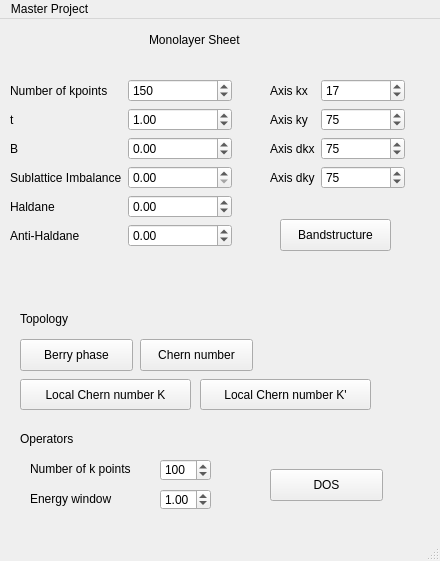
<?xml version="1.0" encoding="UTF-8"?>
<ui version="4.0">
 <class>Monolayer</class>
 <widget class="QMainWindow" name="Monolayer">
  <property name="geometry">
   <rect>
    <x>0</x>
    <y>0</y>
    <width>440</width>
    <height>561</height>
   </rect>
  </property>
  <property name="maximumSize">
   <size>
    <width>440</width>
    <height>790</height>
   </size>
  </property>
  <property name="windowTitle">
   <string>MainWindow</string>
  </property>
  <widget class="QWidget" name="Monolayer_2">
   <widget class="QWidget" name="verticalLayoutWidget">
    <property name="geometry">
     <rect>
      <x>10</x>
      <y>10</y>
      <width>231</width>
      <height>22</height>
     </rect>
    </property>
    <layout class="QHBoxLayout" name="horizontalLayout">
     <item>
      <spacer name="horizontalSpacer">
       <property name="orientation">
        <enum>Qt::Horizontal</enum>
       </property>
       <property name="sizeHint" stdset="0">
        <size>
         <width>40</width>
         <height>20</height>
        </size>
       </property>
      </spacer>
     </item>
     <item>
      <widget class="QLabel" name="label">
       <property name="text">
        <string>Monolayer Sheet</string>
       </property>
      </widget>
     </item>
    </layout>
   </widget>
   <widget class="QWidget" name="layoutWidget">
    <property name="geometry">
     <rect>
      <x>10</x>
      <y>60</y>
      <width>222</width>
      <height>231</height>
     </rect>
    </property>
    <layout class="QFormLayout" name="formLayout">
     <item row="1" column="0">
      <widget class="QLabel" name="label_12">
       <property name="text">
        <string>Number of kpoints</string>
       </property>
      </widget>
     </item>
     <item row="1" column="1">
      <widget class="QSpinBox" name="Nk">
       <property name="maximum">
        <number>300</number>
       </property>
       <property name="value">
        <number>150</number>
       </property>
      </widget>
     </item>
     <item row="2" column="0">
      <widget class="QLabel" name="label_3">
       <property name="text">
        <string>t</string>
       </property>
      </widget>
     </item>
     <item row="2" column="1">
      <widget class="QDoubleSpinBox" name="Hoppingt2">
       <property name="whatsThis">
        <string extracomment="INtra layer hopping"/>
       </property>
       <property name="locale">
        <locale language="English" country="UnitedKingdom"/>
       </property>
       <property name="decimals">
        <number>2</number>
       </property>
       <property name="minimum">
        <double>0.000000000000000</double>
       </property>
       <property name="maximum">
        <double>3.000000000000000</double>
       </property>
       <property name="singleStep">
        <double>0.010000000000000</double>
       </property>
       <property name="value">
        <double>1.000000000000000</double>
       </property>
      </widget>
     </item>
     <item row="5" column="0">
      <widget class="QLabel" name="label_5">
       <property name="text">
        <string>B</string>
       </property>
      </widget>
     </item>
     <item row="5" column="1">
      <widget class="QDoubleSpinBox" name="Magneticfield2">
       <property name="toolTipDuration">
        <number>-2</number>
       </property>
       <property name="whatsThis">
        <string extracomment="Magnetic field strength"/>
       </property>
       <property name="locale">
        <locale language="English" country="UnitedKingdom"/>
       </property>
       <property name="minimum">
        <double>-5.000000000000000</double>
       </property>
       <property name="maximum">
        <double>5.000000000000000</double>
       </property>
       <property name="singleStep">
        <double>0.010000000000000</double>
       </property>
      </widget>
     </item>
     <item row="7" column="0">
      <widget class="QLabel" name="label_7">
       <property name="text">
        <string>Sublattice Imbalance</string>
       </property>
      </widget>
     </item>
     <item row="7" column="1">
      <widget class="QDoubleSpinBox" name="OnsiteV2">
       <property name="whatsThis">
        <string extracomment="On-site potential"/>
       </property>
       <property name="locale">
        <locale language="English" country="UnitedKingdom"/>
       </property>
       <property name="maximum">
        <double>1.000000000000000</double>
       </property>
       <property name="singleStep">
        <double>0.010000000000000</double>
       </property>
      </widget>
     </item>
     <item row="8" column="0">
      <widget class="QLabel" name="label_6">
       <property name="text">
        <string>Haldane</string>
       </property>
      </widget>
     </item>
     <item row="8" column="1">
      <widget class="QDoubleSpinBox" name="Haldane">
       <property name="toolTipDuration">
        <number>-2</number>
       </property>
       <property name="whatsThis">
        <string extracomment="Magnetic field strength"/>
       </property>
       <property name="locale">
        <locale language="English" country="UnitedKingdom"/>
       </property>
       <property name="minimum">
        <double>-5.000000000000000</double>
       </property>
       <property name="maximum">
        <double>5.000000000000000</double>
       </property>
       <property name="singleStep">
        <double>0.010000000000000</double>
       </property>
      </widget>
     </item>
     <item row="9" column="1">
      <widget class="QDoubleSpinBox" name="AntiHaldane">
       <property name="toolTipDuration">
        <number>-2</number>
       </property>
       <property name="whatsThis">
        <string extracomment="Magnetic field strength"/>
       </property>
       <property name="locale">
        <locale language="English" country="UnitedKingdom"/>
       </property>
       <property name="minimum">
        <double>-5.000000000000000</double>
       </property>
       <property name="maximum">
        <double>5.000000000000000</double>
       </property>
       <property name="singleStep">
        <double>0.010000000000000</double>
       </property>
      </widget>
     </item>
     <item row="9" column="0">
      <widget class="QLabel" name="label_8">
       <property name="text">
        <string>Anti-Haldane</string>
       </property>
      </widget>
     </item>
    </layout>
   </widget>
   <widget class="QWidget" name="layoutWidget_2">
    <property name="geometry">
     <rect>
      <x>270</x>
      <y>60</y>
      <width>135</width>
      <height>128</height>
     </rect>
    </property>
    <layout class="QFormLayout" name="formLayout_3">
     <item row="0" column="0">
      <widget class="QLabel" name="label_2">
       <property name="text">
        <string>Axis kx</string>
       </property>
      </widget>
     </item>
     <item row="0" column="1">
      <widget class="QSpinBox" name="xIndex">
       <property name="maximum">
        <number>300</number>
       </property>
       <property name="value">
        <number>17</number>
       </property>
      </widget>
     </item>
     <item row="2" column="0">
      <widget class="QLabel" name="label_14">
       <property name="text">
        <string>Axis dkx</string>
       </property>
      </widget>
     </item>
     <item row="2" column="1">
      <widget class="QSpinBox" name="dxIndex">
       <property name="maximum">
        <number>300</number>
       </property>
       <property name="value">
        <number>75</number>
       </property>
      </widget>
     </item>
     <item row="3" column="1">
      <widget class="QSpinBox" name="dyIndex">
       <property name="maximum">
        <number>300</number>
       </property>
       <property name="value">
        <number>75</number>
       </property>
      </widget>
     </item>
     <item row="1" column="1">
      <widget class="QSpinBox" name="yIndex">
       <property name="maximum">
        <number>300</number>
       </property>
       <property name="value">
        <number>75</number>
       </property>
      </widget>
     </item>
     <item row="1" column="0">
      <widget class="QLabel" name="label_15">
       <property name="text">
        <string>Axis ky</string>
       </property>
      </widget>
     </item>
     <item row="3" column="0">
      <widget class="QLabel" name="label_16">
       <property name="text">
        <string>Axis dky</string>
       </property>
      </widget>
     </item>
    </layout>
   </widget>
   <widget class="QPushButton" name="PlotSummary">
    <property name="geometry">
     <rect>
      <x>280</x>
      <y>200</y>
      <width>111</width>
      <height>32</height>
     </rect>
    </property>
    <property name="text">
     <string>Bandstructure</string>
    </property>
   </widget>
   <widget class="QLabel" name="label_9">
    <property name="geometry">
     <rect>
      <x>20</x>
      <y>290</y>
      <width>61</width>
      <height>20</height>
     </rect>
    </property>
    <property name="text">
     <string>Topology</string>
    </property>
   </widget>
   <widget class="QPushButton" name="Berry">
    <property name="geometry">
     <rect>
      <x>20</x>
      <y>320</y>
      <width>113</width>
      <height>32</height>
     </rect>
    </property>
    <property name="text">
     <string>Berry phase</string>
    </property>
   </widget>
   <widget class="QPushButton" name="LocChernKprime">
    <property name="geometry">
     <rect>
      <x>200</x>
      <y>360</y>
      <width>171</width>
      <height>31</height>
     </rect>
    </property>
    <property name="text">
     <string>Local Chern number K'</string>
    </property>
   </widget>
   <widget class="QPushButton" name="Chern">
    <property name="geometry">
     <rect>
      <x>140</x>
      <y>320</y>
      <width>113</width>
      <height>32</height>
     </rect>
    </property>
    <property name="text">
     <string>Chern number</string>
    </property>
   </widget>
   <widget class="QPushButton" name="LocChernK">
    <property name="geometry">
     <rect>
      <x>20</x>
      <y>360</y>
      <width>171</width>
      <height>31</height>
     </rect>
    </property>
    <property name="text">
     <string>Local Chern number K</string>
    </property>
   </widget>
   <widget class="QLabel" name="label_10">
    <property name="geometry">
     <rect>
      <x>20</x>
      <y>410</y>
      <width>61</width>
      <height>20</height>
     </rect>
    </property>
    <property name="text">
     <string>Operators</string>
    </property>
   </widget>
   <widget class="QPushButton" name="DOS">
    <property name="geometry">
     <rect>
      <x>270</x>
      <y>450</y>
      <width>113</width>
      <height>32</height>
     </rect>
    </property>
    <property name="text">
     <string>DOS</string>
    </property>
   </widget>
   <widget class="QSpinBox" name="numberofKop">
    <property name="geometry">
     <rect>
      <x>160</x>
      <y>440</y>
      <width>51</width>
      <height>22</height>
     </rect>
    </property>
    <property name="maximum">
     <number>2000</number>
    </property>
    <property name="value">
     <number>100</number>
    </property>
   </widget>
   <widget class="QLabel" name="label_11">
    <property name="geometry">
     <rect>
      <x>30</x>
      <y>440</y>
      <width>121</width>
      <height>20</height>
     </rect>
    </property>
    <property name="text">
     <string>Number of k points</string>
    </property>
   </widget>
   <widget class="QLabel" name="label_13">
    <property name="geometry">
     <rect>
      <x>30</x>
      <y>470</y>
      <width>121</width>
      <height>20</height>
     </rect>
    </property>
    <property name="text">
     <string>Energy window</string>
    </property>
   </widget>
   <widget class="QDoubleSpinBox" name="energy">
    <property name="geometry">
     <rect>
      <x>160</x>
      <y>470</y>
      <width>51</width>
      <height>21</height>
     </rect>
    </property>
    <property name="toolTipDuration">
     <number>-2</number>
    </property>
    <property name="whatsThis">
     <string extracomment="Magnetic field strength"/>
    </property>
    <property name="locale">
     <locale language="English" country="UnitedKingdom"/>
    </property>
    <property name="minimum">
     <double>-5.000000000000000</double>
    </property>
    <property name="maximum">
     <double>5.000000000000000</double>
    </property>
    <property name="singleStep">
     <double>0.010000000000000</double>
    </property>
    <property name="value">
     <double>1.000000000000000</double>
    </property>
   </widget>
  </widget>
  <widget class="QMenuBar" name="menubar">
   <property name="geometry">
    <rect>
     <x>0</x>
     <y>0</y>
     <width>440</width>
     <height>22</height>
    </rect>
   </property>
   <widget class="QMenu" name="menuMaster_Project">
    <property name="title">
     <string>Master Project</string>
    </property>
    <addaction name="actionMonolayer"/>
   </widget>
   <addaction name="menuMaster_Project"/>
  </widget>
  <widget class="QStatusBar" name="statusbar"/>
  <action name="actionMonolayer">
   <property name="text">
    <string>Bilayer</string>
   </property>
  </action>
 </widget>
 <resources/>
 <connections/>
</ui>
